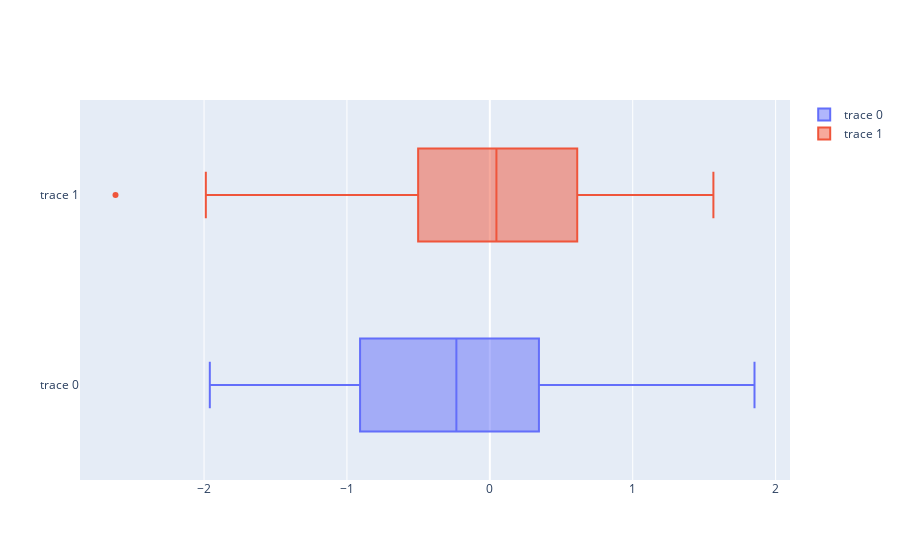

Write notebook code for a chart like this one.
### Code cell
import numpy as np
import pandas as pd
import plotly
import plotly.graph_objects as go
import plotly.offline as pyo
from plotly.offline import init_notebook_mode
init_notebook_mode(connected=True)

np.random.seed(42)
# generating 50 random numbers
y1= np.random.randn(50)
y2=np.random.randn(50)
fig = go.Figure()
fig.add_trace(go.Box(x=y1))
fig.add_trace(go.Box(x=y2))
fig.show()
